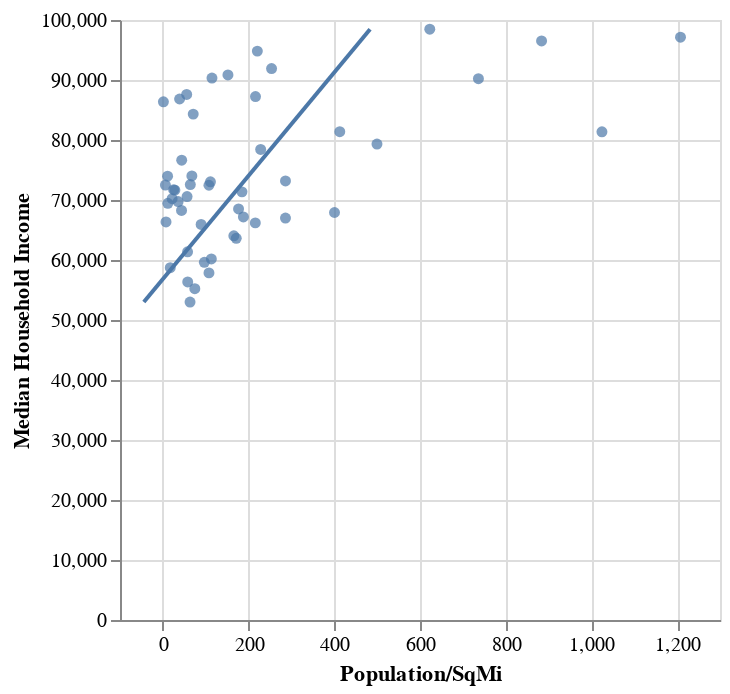

The notebook cell this image was saved under:
### Markdown cell above
creating integer value for median income

### Code cell
merged_population_income['Income_Integer'] = merged_population_income['Median Household income'].replace('[\$,]', '', regex=True).astype(int)
merged_population_income['Population/SqMi'] = pd.to_numeric(merged_population_income['Population/SqMi'], errors='coerce')
scatter = alt.Chart(merged_population_income).mark_circle().encode(
    y= alt.Y('Income_Integer',title="Median Household Income"),
    x='Population/SqMi',
    tooltip=['State:N', 'Income_Integer:Q', 'Population/SqMi:Q']
)
regressionline = scatter.transform_regression('Income_Integer', 'Population/SqMi').mark_line()
combined_chart = (scatter + regressionline)
combined_chart.interactive()

### Figure 1 — Vega-Lite specification as saved in the notebook (floating-point values rounded to 4 significant figures)
{"config": {"view": {"continuousWidth": 300, "continuousHeight": 300}}, "layer": [{"mark": {"type": "circle"}, "encoding": {"tooltip": [{"field": "State", "type": "nominal"}, {"field": "Income_Integer", "type": "quantitative"}, {"field": "Population/SqMi", "type": "quantitative"}], "x": {"field": "Population/SqMi", "type": "quantitative"}, "y": {"field": "Income_Integer", "title": "Median Household Income", "type": "quantitative"}}, "name": "view_1"}, {"mark": {"type": "line"}, "encoding": {"tooltip": [{"field": "State", "type": "nominal"}, {"field": "Income_Integer", "type": "quantitative"}, {"field": "Population/SqMi", "type": "quantitative"}], "x": {"field": "Population/SqMi", "type": "quantitative"}, "y": {"field": "Income_Integer", "title": "Median Household Income", "type": "quantitative"}}, "transform": [{"on": "Income_Integer", "regression": "Population/SqMi"}]}], "data": {"name": "data-e4335ea51e5ddbce6c25395489c25cc6"}, "params": [{"name": "param_1", "select": {"type": "interval", "encodings": ["x", "y"]}, "bind": "scales", "views": ["view_1"]}], "$schema": "https://vega.github.io/schema/vega-lite/v5.14.1.json", "datasets": {"data-e4335ea51e5ddbce6c25395489c25cc6": [{"State": "Alabama", "Population": 4903185, "id": 1, "Median Household income": "$59,609", "Land area": 50645, "Population/SqMi": 96.81, "Income_Integer": 59609}, {"State": "Alaska", "Population": 731545, "id": 2, "Median Household income": "$86,370", "Land area": 570641, "Population/SqMi": 1.282, "Income_Integer": 86370}, {"State": "Arizona", "Population": 7278717, "id": 4, "Median Household income": "$72,581", "Land area": 113594, "Population/SqMi": 64.08, "Income_Integer": 72581}, {"State": "Arkansas", "Population": 3017804, "id": 5, "Median Household income": "$56,335", "Land area": 52035, "Population/SqMi": 58.0, "Income_Integer": 56335}, {"State": "California", "Population": 39512223, "id": 6, "Median Household income": "$91,905", "Land area": 155779, "Population/SqMi": 253.6, "Income_Integer": 91905}, {"State": "Colorado", "Population": 5758736, "id": 8, "Median Household income": "$87,598", "Land area": 103642, "Population/SqMi": 55.56, "Income_Integer": 87598}, {"State": "Connecticut", "Population": 3565287, "id": 9, "Median Household income": "$90,213", "Land area": 4842, "Population/SqMi": 736.3, "Income_Integer": 90213}, {"State": "Delaware", "Population": 973764, "id": 10, "Median Household income": "$79,325", "Land area": 1949, "Population/SqMi": 499.6, "Income_Integer": 79325}, {"State": "Florida", "Population": 21477737, "id": 12, "Median Household income": "$67,917", "Land area": 53625, "Population/SqMi": 400.5, "Income_Integer": 67917}, {"State": "Georgia", "Population": 10617423, "id": 13, "Median Household income": "$71,355", "Land area": 57513, "Population/SqMi": 184.6, "Income_Integer": 71355}, {"State": "Hawaii", "Population": 1415872, "id": 15, "Median Household income": "$94,814", "Land area": 6423, "Population/SqMi": 220.4, "Income_Integer": 94814}, {"State": "Idaho", "Population": 1787065, "id": 16, "Median Household income": "$70,214", "Land area": 82643, "Population/SqMi": 21.62, "Income_Integer": 70214}, {"State": "Illinois", "Population": 12671821, "id": 17, "Median Household income": "$78,433", "Land area": 55519, "Population/SqMi": 228.2, "Income_Integer": 78433}, {"State": "Indiana", "Population": 6732219, "id": 18, "Median Household income": "$67,173", "Land area": 35826, "Population/SqMi": 187.9, "Income_Integer": 67173}, {"State": "Iowa", "Population": 3155070, "id": 19, "Median Household income": "$70,571", "Land area": 55857, "Population/SqMi": 56.48, "Income_Integer": 70571}, {"State": "Kansas", "Population": 2913314, "id": 20, "Median Household income": "$69,747", "Land area": 81759, "Population/SqMi": 35.63, "Income_Integer": 69747}, {"State": "Kentucky", "Population": 4467673, "id": 21, "Median Household income": "$60,183", "Land area": 39486, "Population/SqMi": 113.1, "Income_Integer": 60183}, {"State": "Louisiana", "Population": 4648794, "id": 22, "Median Household income": "$57,852", "Land area": 43204, "Population/SqMi": 107.6, "Income_Integer": 57852}, {"State": "Maine", "Population": 1344212, "id": 23, "Median Household income": "$68,251", "Land area": 30843, "Population/SqMi": 43.58, "Income_Integer": 68251}, {"State": "Maryland", "Population": 6045680, "id": 24, "Median Household income": "$98,461", "Land area": 9707, "Population/SqMi": 622.8, "Income_Integer": 98461}, {"State": "Massachusetts", "Population": 6892503, "id": 25, "Median Household income": "$96,505", "Land area": 7800, "Population/SqMi": 883.7, "Income_Integer": 96505}, {"State": "Michigan", "Population": 9986857, "id": 26, "Median Household income": "$68,505", "Land area": 56539, "Population/SqMi": 176.6, "Income_Integer": 68505}, {"State": "Minnesota", "Population": 5639632, "id": 27, "Median Household income": "$84,313", "Land area": 79627, "Population/SqMi": 70.83, "Income_Integer": 84313}, {"State": "Mississippi", "Population": 2976149, "id": 28, "Median Household income": "$52,985", "Land area": 46923, "Population/SqMi": 63.43, "Income_Integer": 52985}, {"State": "Missouri", "Population": 6137428, "id": 29, "Median Household income": "$65,920", "Land area": 68742, "Population/SqMi": 89.28, "Income_Integer": 65920}, {"State": "Montana", "Population": 1068778, "id": 30, "Median Household income": "$66,341", "Land area": 145546, "Population/SqMi": 7.343, "Income_Integer": 66341}, {"State": "Nebraska", "Population": 1934408, "id": 31, "Median Household income": "$71,722", "Land area": 76824, "Population/SqMi": 25.18, "Income_Integer": 71722}, {"State": "Nevada", "Population": 3080156, "id": 32, "Median Household income": "$71,646", "Land area": 109781, "Population/SqMi": 28.06, "Income_Integer": 71646}, {"State": "New Hampshire", "Population": 1359711, "id": 33, "Median Household income": "$90,845", "Land area": 8953, "Population/SqMi": 151.9, "Income_Integer": 90845}, {"State": "New Jersey", "Population": 8882190, "id": 34, "Median Household income": "$97,126", "Land area": 7354, "Population/SqMi": 1208.0, "Income_Integer": 97126}, {"State": "New Mexico", "Population": 2096829, "id": 35, "Median Household income": "$58,722", "Land area": 121298, "Population/SqMi": 17.29, "Income_Integer": 58722}, {"State": "New York", "Population": 19453561, "id": 36, "Median Household income": "$81,386", "Land area": 47126, "Population/SqMi": 412.8, "Income_Integer": 81386}, {"State": "North Carolina", "Population": 10488084, "id": 37, "Median Household income": "$66,186", "Land area": 48618, "Population/SqMi": 215.7, "Income_Integer": 66186}, {"State": "North Dakota", "Population": 762062, "id": 38, "Median Household income": "$73,959", "Land area": 69001, "Population/SqMi": 11.04, "Income_Integer": 73959}, {"State": "Ohio", "Population": 11689100, "id": 39, "Median Household income": "$66,990", "Land area": 40861, "Population/SqMi": 286.1, "Income_Integer": 66990}, {"State": "Oklahoma", "Population": 3956971, "id": 40, "Median Household income": "$61,364", "Land area": 68595, "Population/SqMi": 57.69, "Income_Integer": 61364}, {"State": "Oregon", "Population": 4217737, "id": 41, "Median Household income": "$76,632", "Land area": 95988, "Population/SqMi": 43.94, "Income_Integer": 76632}, {"State": "Pennsylvania", "Population": 12801989, "id": 42, "Median Household income": "$73,170", "Land area": 44743, "Population/SqMi": 286.1, "Income_Integer": 73170}, {"State": "Rhode Island", "Population": 1059361, "id": 45, "Median Household income": "$81,370", "Land area": 1034, "Population/SqMi": 1025.0, "Income_Integer": 81370}, {"State": "South Carolina", "Population": 5148714, "id": 46, "Median Household income": "$63,623", "Land area": 30061, "Population/SqMi": 171.3, "Income_Integer": 63623}, {"State": "South Dakota", "Population": 884659, "id": 47, "Median Household income": "$69,457", "Land area": 75811, "Population/SqMi": 11.67, "Income_Integer": 69457}, {"State": "Tennessee", "Population": 6829174, "id": 48, "Median Household income": "$64,035", "Land area": 41235, "Population/SqMi": 165.6, "Income_Integer": 64035}, {"State": "Texas", "Population": 28995881, "id": 49, "Median Household income": "$73,035", "Land area": 261232, "Population/SqMi": 111.0, "Income_Integer": 73035}, {"State": "Utah", "Population": 3205958, "id": 50, "Median Household income": "$86,833", "Land area": 82170, "Population/SqMi": 39.02, "Income_Integer": 86833}, {"State": "Vermont", "Population": 623989, "id": 51, "Median Household income": "$74,014", "Land area": 9217, "Population/SqMi": 67.7, "Income_Integer": 74014}, {"State": "Virginia", "Population": 8535519, "id": 53, "Median Household income": "$87,249", "Land area": 39490, "Population/SqMi": 216.1, "Income_Integer": 87249}, {"State": "Washington", "Population": 7614893, "id": 54, "Median Household income": "$90,325", "Land area": 66456, "Population/SqMi": 114.6, "Income_Integer": 90325}, {"State": "West Virginia", "Population": 1792147, "id": 55, "Median Household income": "$55,217", "Land area": 24038, "Population/SqMi": 74.55, "Income_Integer": 55217}, {"State": "Wisconsin", "Population": 5822434, "id": 56, "Median Household income": "$72,458", "Land area": 54158, "Population/SqMi": 107.5, "Income_Integer": 72458}, {"State": "Wyoming", "Population": 578759, "id": 72, "Median Household income": "$72,495", "Land area": 97093, "Population/SqMi": 5.961, "Income_Integer": 72495}]}}
